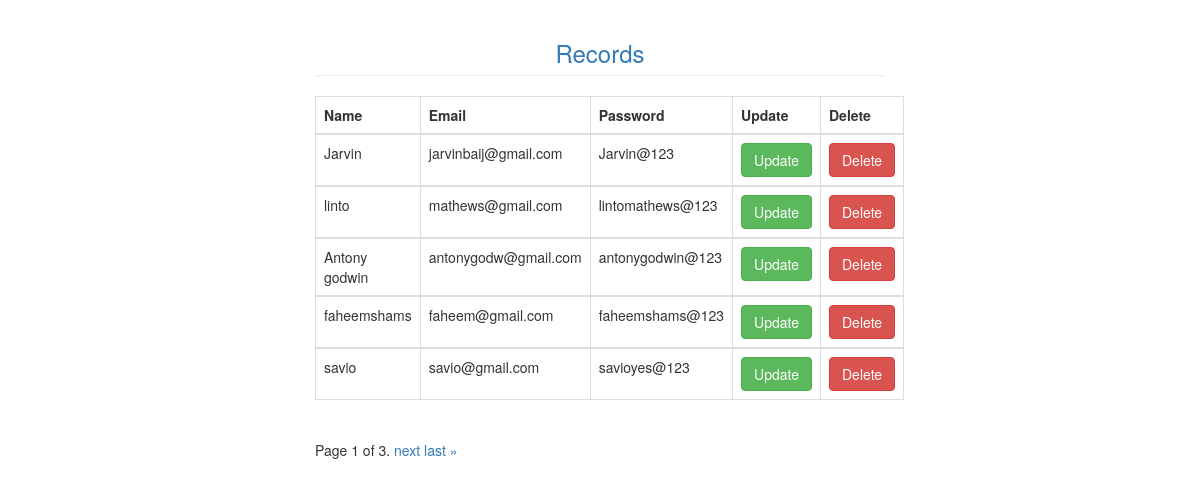
The page /showtable on the database its author committed.
### newform/models.py (models this page shows, shortened)
class people(models.Model):
    Name=models.CharField(max_length=20,default="")
    Mail=models.CharField(max_length=20,default="")
    password=models.CharField(max_length=20,default="")

### newform/views.py (the view)
# urls.py: path('showtable',views.showtable,name='showtable'),
def showtable(request):
    mydata=people.objects.all()
    paginator = Paginator(mydata,5)  # Show 5 records per page.
    page_number = request.GET.get("page")
    page_obj = paginator.get_page(page_number)
    return render(request, "showtable.html", {"page_obj": page_obj})

### newform/templates/showtable.html (shortened to what this page needs)
<!DOCTYPE html>
<html lang="en">
<head>
    {% load static %}
    <link rel="stylesheet" href="{% static 'bootstrap/css/bootstrap.min.css' %}">
</head>
<body>
    <div class="col-md-offset-3 col-md-6">
        {% if page_obj %}
        <h3 class="page-header text-primary text-center">Records</h3>
        <table class="table table-bordered">
            <thead>
                <tr>
                    <th>Name</th>
                    <th>Email</th>
                    <th>Password</th>
                    <th>Update</th>
                    <th>Delete</th>
                </tr>
            </thead>
            {% for data in page_obj%}
            <tbody>
                <tr>
                    <td>{{data.Name}}</td>
                    <td>{{data.Mail}}</td>
                    <td>{{data.password}}</td>
                    <td><a class="btn btn-success" href="updateData/{{data.id}}">Update</a></td>
                    <td><a class="btn btn-danger" href="deleteData/{{data.id}}">Delete</a></td>
                </tr>
            </tbody>
            {% endfor %}
        </table>
        <div class="pagination">
            <span class="step-links">
                <span class="current">
                    Page {{ page_obj.number }} of {{ page_obj.paginator.num_pages }}.
                </span>
                {% if page_obj.has_next %}
                    <a href="?page={{ page_obj.next_page_number }}">next</a>
                    <a href="?page={{ page_obj.paginator.num_pages }}">last &raquo;</a>
                {% endif %}
            </span>
        </div>
        {% endif %}
    </div>
</body>
</html>

### rows shown on the page
people: Name "Jarvin", Mail "jarvinbaij@gmail.com", password "Jarvin@123"
people: Name "linto", Mail "mathews@gmail.com", password "lintomathews@123"
people: Name "Antony godwin", Mail "antonygodw@gmail.com", password "antonygodwin@123"
people: Name "faheemshams", Mail "faheem@gmail.com", password "faheemshams@123"
people: Name "savio", Mail "savio@gmail.com", password "savioyes@123"

### other values the page prints
{{ page_obj.number }} "1"
{{ page_obj.paginator.num_pages }} "3"
